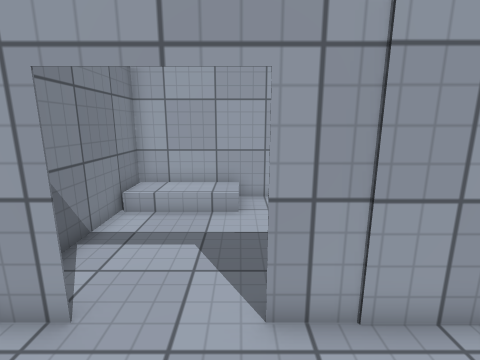
View 1 (above)

13 first-person views from a walk through a Unity game level. The camera is 1.5 m above the floor, tilts 12° down and sees 85° across. The floor is counted in squares, 0.5 m on a side. Each view is taken from the middle of a square. On the plan, view 1 faces up. The plan holds only what a view shows up to about 19 squares ahead; the rest is blank. Surface patterns are stand-ins for the level's own textures.

View 2
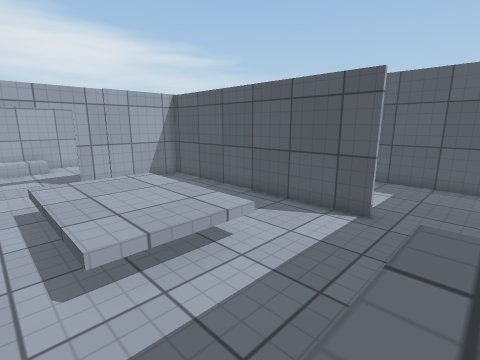

View 3
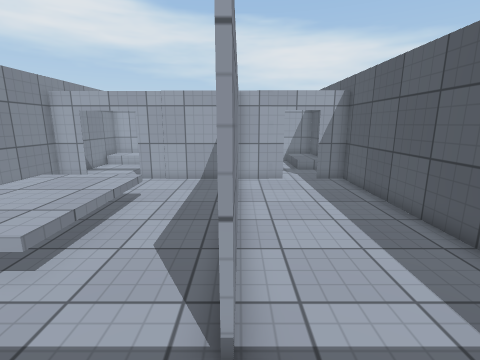

View 4
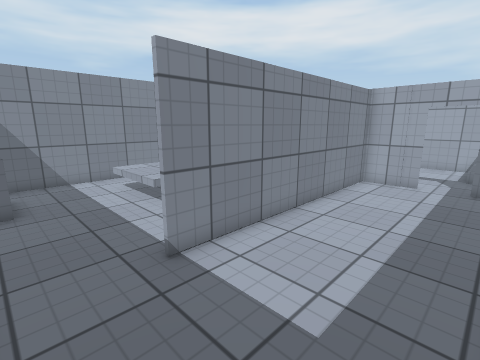

View 5
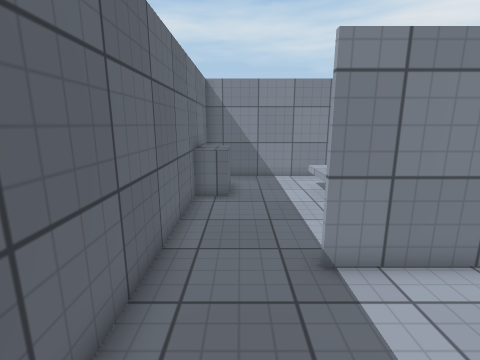

View 6
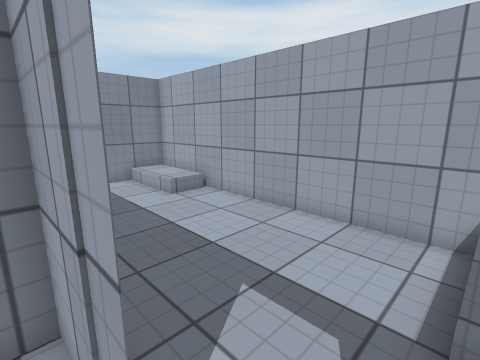

View 7
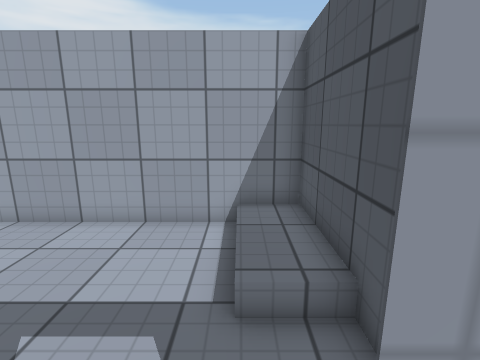

View 8
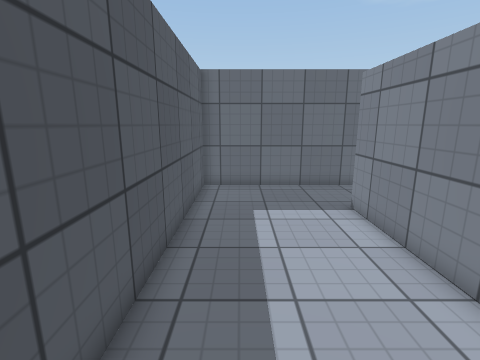

View 9
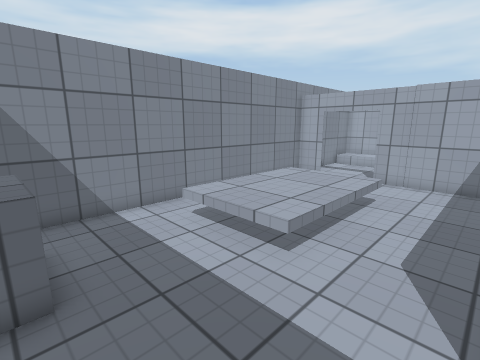

View 10
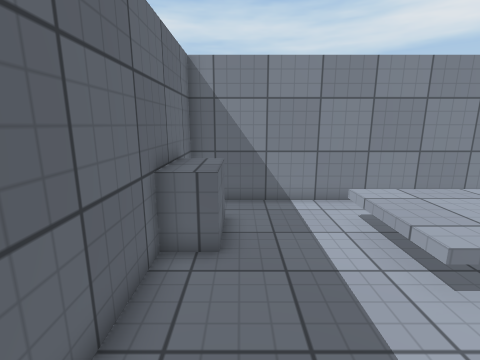

View 11
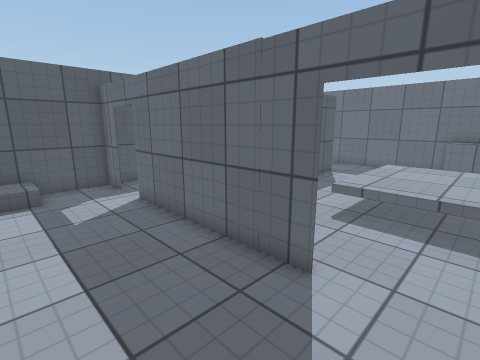

View 12
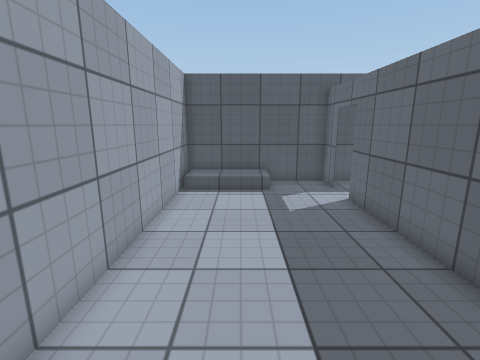

View 13
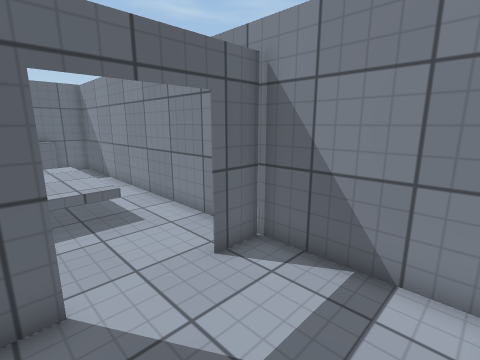

### Floor plan
Key: @ floor where view 1 was taken; # wall or solid block; . main floor; : floor 0.5 m higher than the main floor; / step, stairs or slope; ^ raised ledge; O other object.
Columns run from 4 left of view 1 to 12 right of it. Each row starts with its distance up from view 1.
 11 #################
 10 #OOO..........OO#
  9 #OOO..........OO#
  8 #.............OO#
  7 #.............OO#
  6 #...............#
  5 #...............#
  4 ##...########..##
  3 #.....#######..##
  2 #.........#.....#
  1 #.........#.....#
  0 #...@.....#.....#
 -1 #./:::/...#.....#
 -2 #./:::/...#.....#
 -3 #./:::/...#.....#
 -4 #./:::/...#.....#
 -5 #./:::/...#.....#
 -6 #./:::/...#.....#
 -7 #.........#.....#
 -8 #.........#.....#
 -9 #...............#
-10 #...............#
-11 #.^^^...........#
-12 ##^^^############

Where each view was taken, in squares from view 1:
view 1: 0 up, 0 right, facing up
view 2: 11 down, 3 left, facing up-right
view 3: 11 down, 6 right, facing up
view 4: 11 down, 11 right, facing up-left
view 5: 10 down, 11 right, facing left
view 6: 3 up, 10 right, facing up-left
view 7: 3 up, 10 right, facing up
view 8: 1 up, 10 right, facing down
view 9: 11 down, 5 right, facing up-left
view 10: 10 down, 6 right, facing left
view 11: 8 up, 2 left, facing down-right
view 12: 8 up, 2 left, facing right
view 13: 8 up, 1 right, facing down-left
